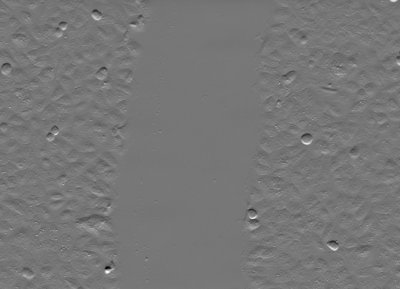
#> input picture data/scratch_assay/Scratch0.jpg, 400 x 289 px; its folder holds 4 pictures in this run
$ python batch_process_multiple_img.py
#> lines starting #> are read from the running program, lines starting #| are printed output that depends on the picture
from matplotlib import pyplot as plt
from skimage.filters import gaussian
from skimage import img_as_ubyte
import cv2
import glob
import os

path  = "../data/scratch_assay/*.*"
img_number = 1

for file in glob.glob(path):
    print(file)
    img = cv2.imread(file,0)
#> img is the input picture: shape (289, 400); min 0, max 255, mean 118.6
    smoothed_img = img_as_ubyte(gaussian(img, sigma = 5, mode = "constant", cval = 0.0))
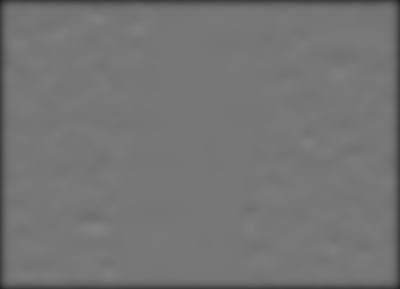
#> smoothed_img: shape (289, 400); min 34, max 129, mean 115.9
    cv2.imwrite("../data/smoothed_scratch_assay/smoothed_"+str(img_number)+".jpg", smoothed_img)
    img_number+=1
#> pass 2 of the loop `for file in glob.glob(path):`:
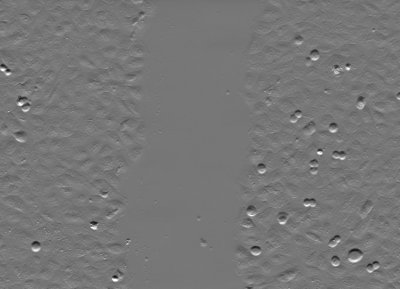
#> input picture data/scratch_assay/Scratch1.jpg, 400 x 289 px
#> img is the input picture: shape (289, 400); min 14, max 255, mean 118.6
#> `smoothed_img = img_as_ubyte(gaussian(img, sigma = 5, mode = "constant"..`:
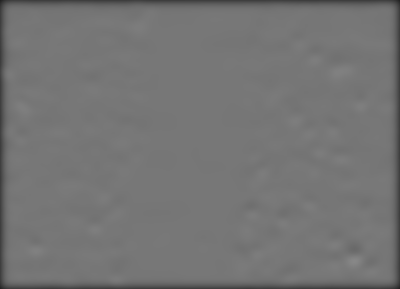
#> smoothed_img: shape (289, 400); min 34, max 135, mean 115.9
#> pass 3 of the loop `for file in glob.glob(path):`:
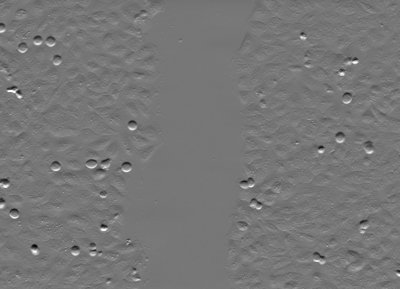
#> input picture data/scratch_assay/Scratch2.jpg, 400 x 289 px
#> img is the input picture: shape (289, 400); min 0, max 255, mean 118.6
#> `smoothed_img = img_as_ubyte(gaussian(img, sigma = 5, mode = "constant"..`:
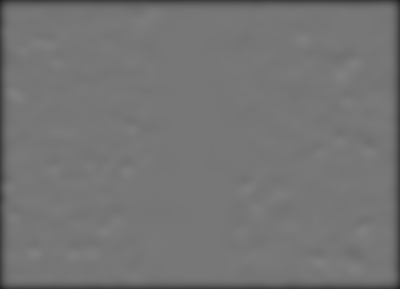
#> smoothed_img: shape (289, 400); min 33, max 128, mean 115.9
#> the loop made 4 passes; the first 3 are shown
